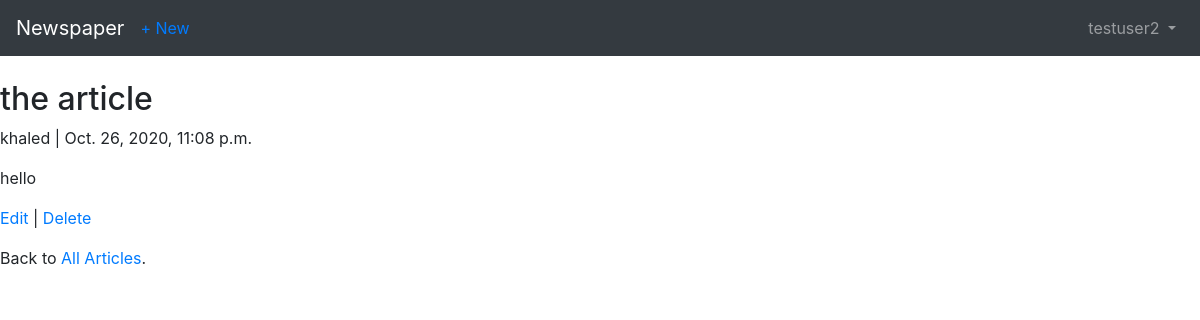
The app's page /articles/2/ (signed in) with its own data.
### users/models.py (models this page shows)
class CustomUser (AbstractUser):
    age = models.PositiveIntegerField(null = True , blank = True)

### articles/models.py (models this page shows, shortened)
class Article (models.Model):
    title = models.CharField(max_length=255)
    body = models.TextField()
    date = models.DateTimeField(auto_now_add=True)
    author = models.ForeignKey(get_user_model(), on_delete=models.CASCADE,)

### articles/views.py (the view)
# urls.py: path("<int:pk>/",ArticleDetailView.as_view(), name = "article_detail" ),
class ArticleDetailView (DetailView):
    model = Article
    template_name = "article_detail.html"

### templates/article_detail.html
{% extends 'base.html' %}
{% block content %}
    <div class="article-entry">
        <h2>{{ object.title }}</h2>
        <p>{{ object.author}} | {{ object.date }}</p>
        <p>{{ object.body }}</p>
    </div>
    <p><a href="{% url 'article_edit' article.pk %}">Edit</a> |
        <a href="{% url 'article_delete' article.pk %}">Delete</a>
    </p>
    <p>Back to <a href="{% url 'article_list' %}">All Articles</a>.</p>
{% endblock content %}

### templates/base.html (shortened to what this page needs)
<!DOCTYPE html>
<html lang="en">
<head>
    <link rel="stylesheet" href="https://stackpath.bootstrapcdn.com/bootstrap/4.1.3/css/bootstrap.min.css">
</head>
<body>
    <nav class="navbar navbar-expand-md navbar-dark bg-dark mb-4">
      <a class="navbar-brand" href="{% url 'home' %}">Newspaper</a>
        {% if user.is_authenticated %}
        <ul class="navbar-nav mr-auto">
            <li class="nav-item"><a href="{% url 'article_new' %}">+ New</a></li>
        </ul>
        {% endif %}
      <div class="collapse navbar-collapse" id="navbarCollapse">
        {% if user.is_authenticated %}
          <ul class="navbar-nav ml-auto">
            <li class="nav-item">
              <a class="nav-link dropdown-toggle" href="#" id="userMenu" data-toggle="dropdown" aria-haspopup="true" aria-expanded="false">
                {{ user.username }}
              </a>
            </li>
          </ul>
        {% endif %}
      </div>
    </nav>
    <div>
        {% block content %}
        {% endblock content %}
    </div>
</body>
</html>

### records on screen
CustomUser: username "testuser2"
Article: title "the article", author "khaled", date "Oct. 26, 2020, 11:08 p.m.", body "hello"
